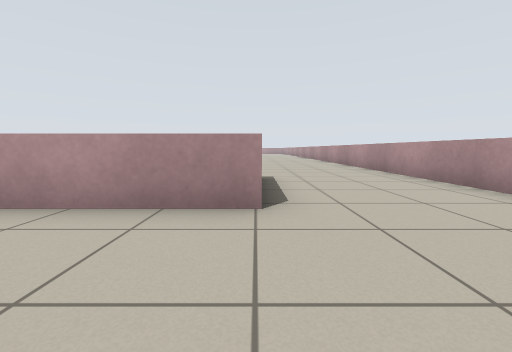
[1] (above)

23 first-person views from a walk through a world built for the Player/Stage simulator. The camera is 0.64 m above the floor, tilts 6° down and sees 90° across. Floor lines are 1 m apart. The floor is counted in squares, 1 m on a side. Each view is taken from the middle of a square. On the plan, view 1 faces up. The plan holds only what a view shows up to about 9 squares ahead; the rest is blank. Robots are left out.

[2]
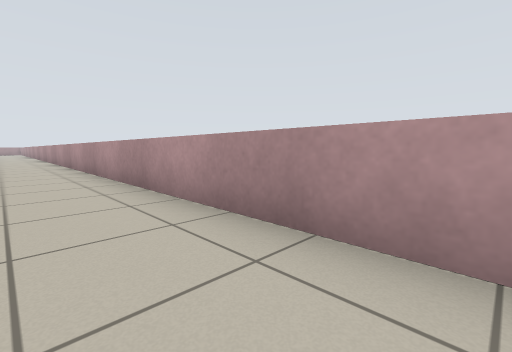

[3]
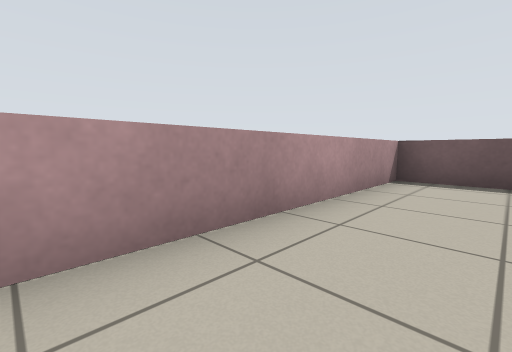

[4]
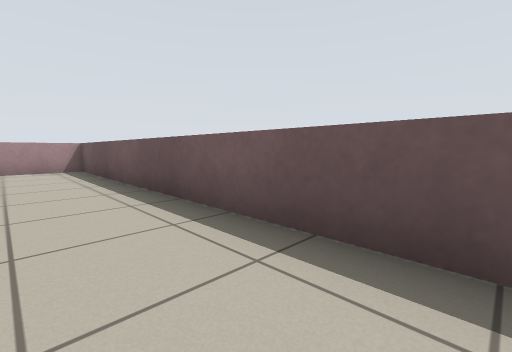

[5]
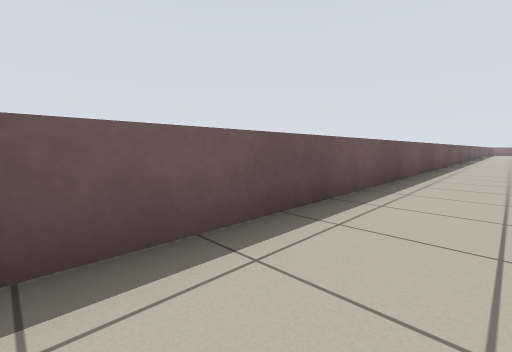

[6]
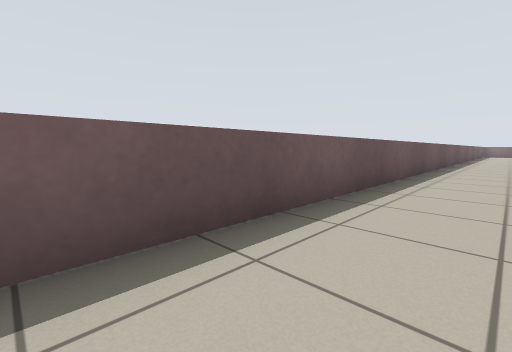

[7]
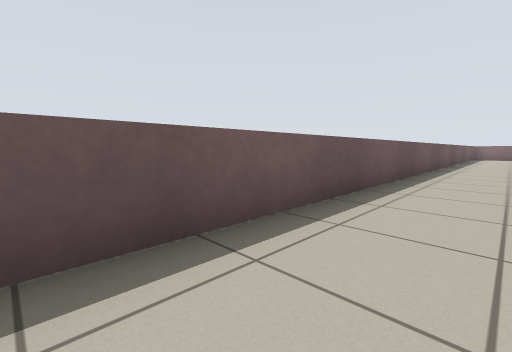

[8]
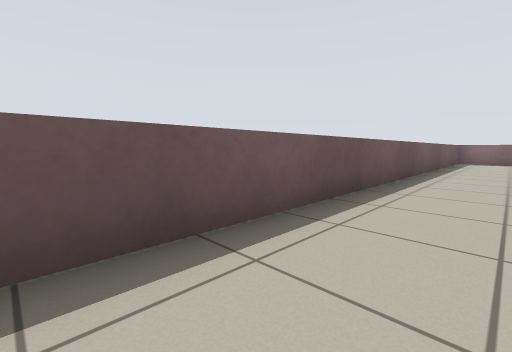

[9]
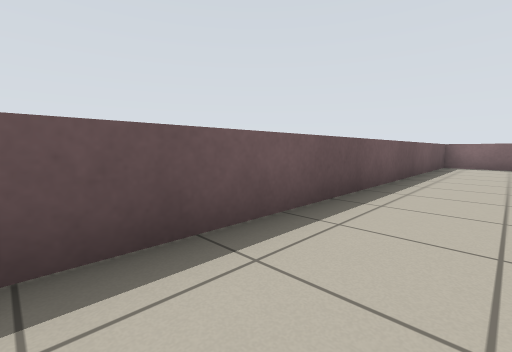

[10]
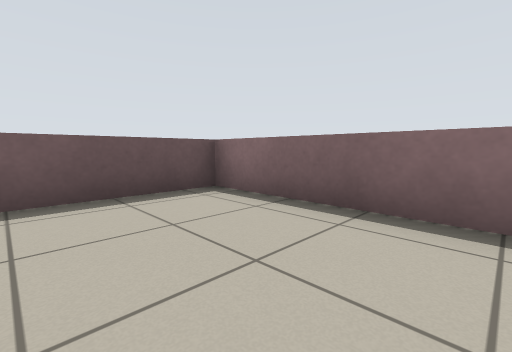

[11]
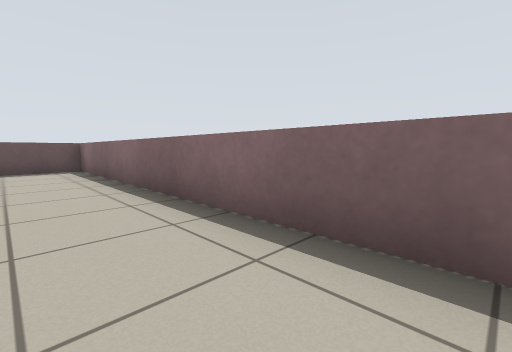

[12]
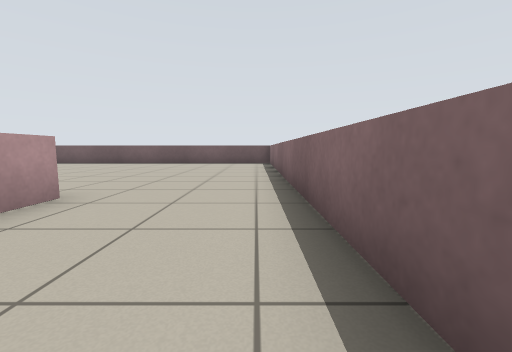

[13]
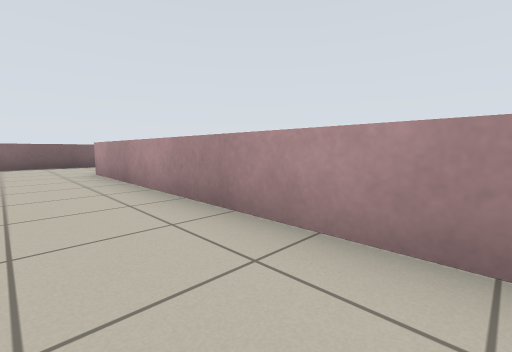

[14]
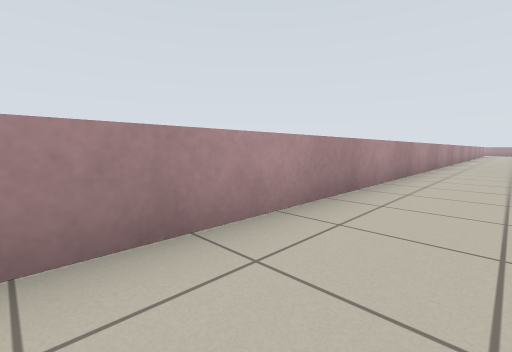

[15]
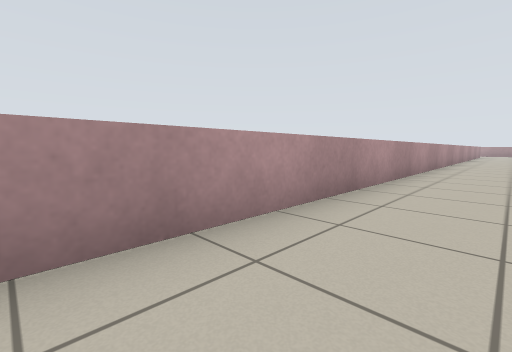

[16]
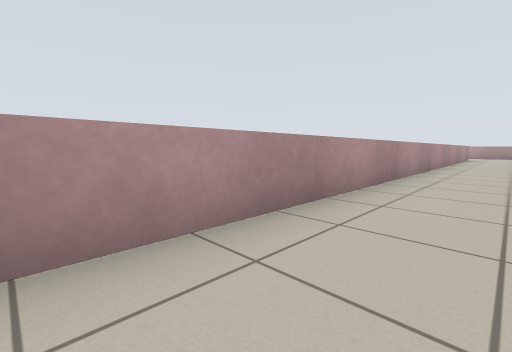

[17]
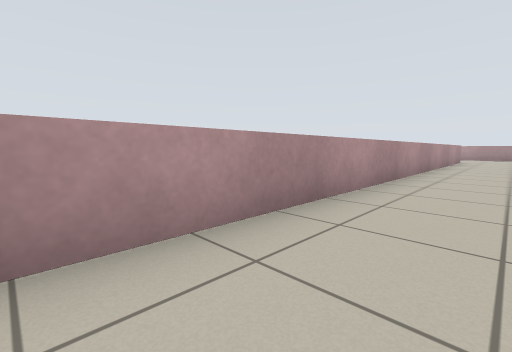

[18]
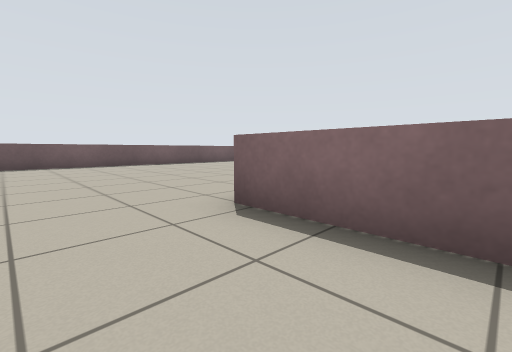

[19]
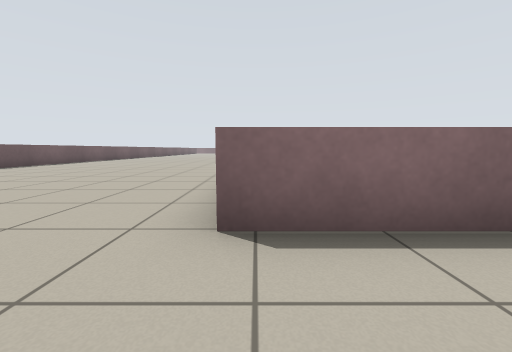

[20]
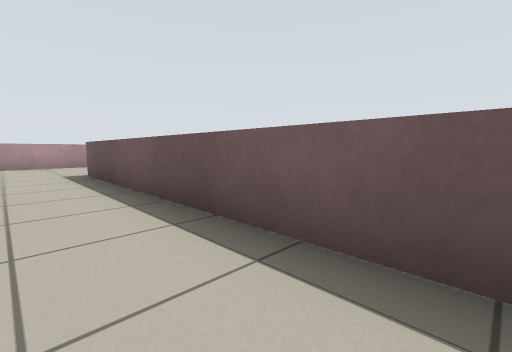

[21]
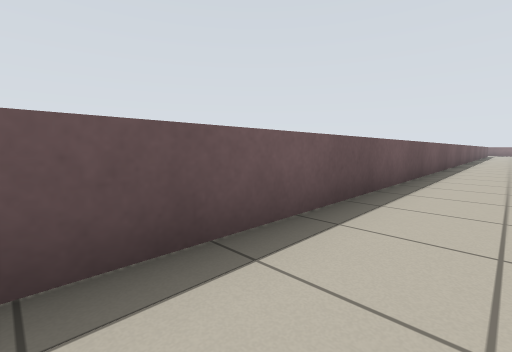

[22]
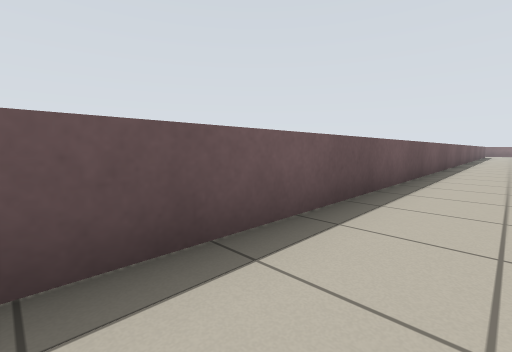

[23]
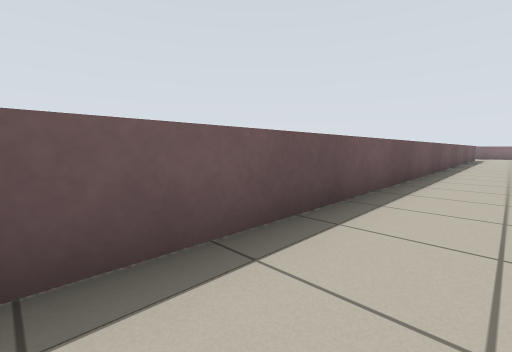

### Floor plan
Key: @ floor where view 1 was taken; . floor; = window, fence, low wall or low ledge.
Columns run from 36 left of view 1 to 4 right of it. Each row starts with its distance up from view 1.
  9                                      ...=
  8                                     ....=
  7            .............................=
  6  .         .............................=
  5 =...       ==========================...=
  4 =...                                =...=
  3 =...=================================...=
  2 =.......................................=
  1 =.......................................=
  0 =......                      .......@...=
 -1 =......                      ...........=
 -2 =.......                     ...........=
 -3 =.......                     ...........=
 -4 =.......................................=
 -5 =.......................................=
 -6 =========================================

Where each view was taken, in squares from view 1:
view 1: 0 up, 0 right, facing up
view 2: 3 down, 2 right, facing up-right
view 3: 0 up, 2 right, facing down-right
view 4: 4 down, 5 left, facing down-right
view 5: 4 down, 2 left, facing down-left
view 6: 4 down, 9 left, facing down-left
view 7: 4 down, 16 left, facing down-left
view 8: 4 down, 22 left, facing down-left
view 9: 4 down, 25 left, facing down-left
view 10: 2 down, 33 left, facing down-left
view 11: 3 up, 34 left, facing down-left
view 12: 6 up, 35 left, facing down
view 13: 1 up, 25 left, facing up-left
view 14: 1 up, 28 left, facing up-right
view 15: 1 up, 25 left, facing up-right
view 16: 1 up, 18 left, facing up-right
view 17: 1 up, 15 left, facing up-right
view 18: 5 up, 2 right, facing down-left
view 19: 3 up, 2 right, facing left
view 20: 7 up, 7 left, facing down-right
view 21: 7 up, 4 left, facing down-left
view 22: 7 up, 7 left, facing down-left
view 23: 7 up, 14 left, facing down-left
